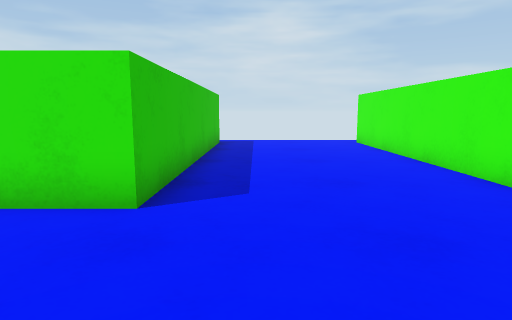
view 1 (above)

12 first-person views from a walk through a scene from a Unity 3-D project. The camera is 0.62 m above the floor, tilts 8° down and sees 75° across. The floor is counted in squares, 0.5 m on a side. Each view is taken from the middle of a square. On the plan, view 1 faces up. The plan holds only what a view shows up to about 14 squares ahead; the rest is blank.

view 2
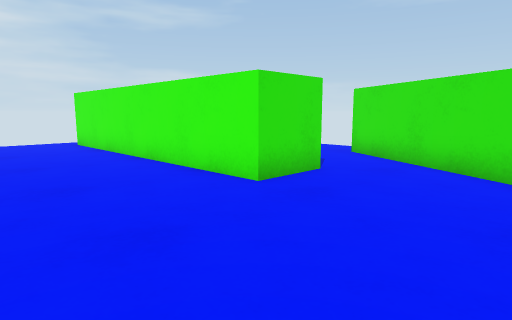

view 3
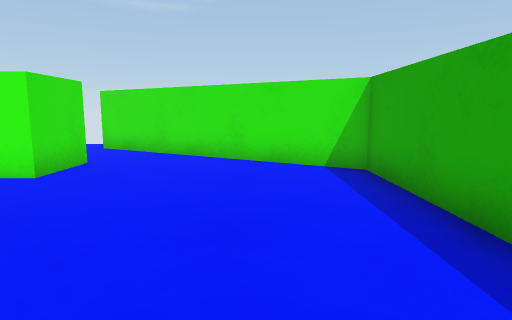

view 4
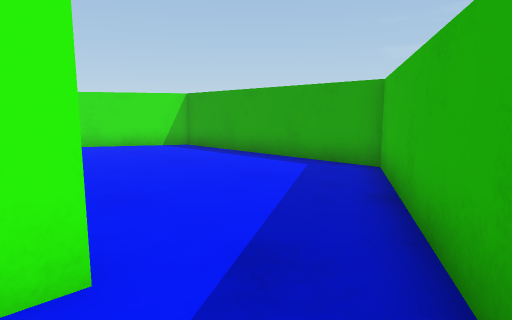

view 5
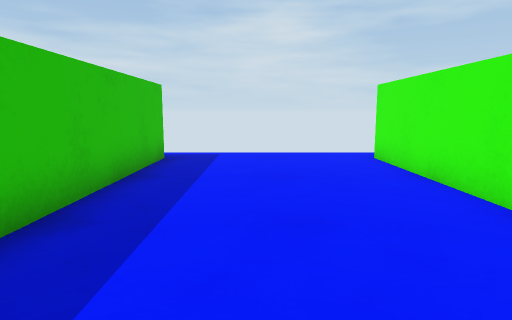

view 6
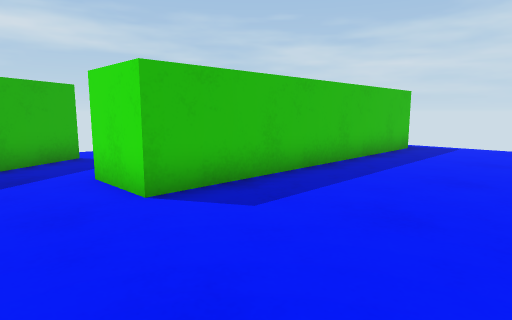

view 7
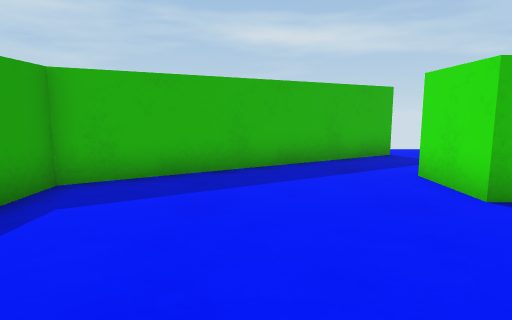

view 8
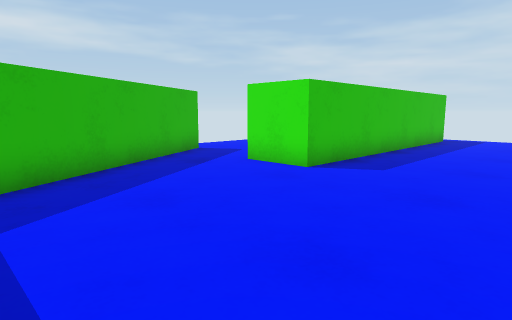

view 9
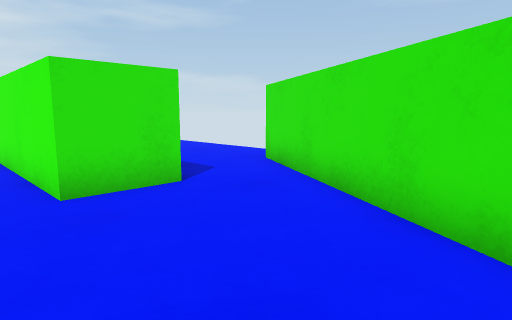

view 10
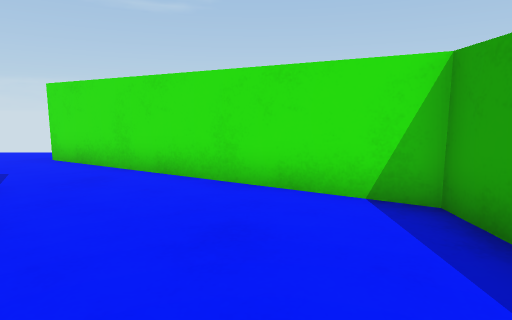

view 11
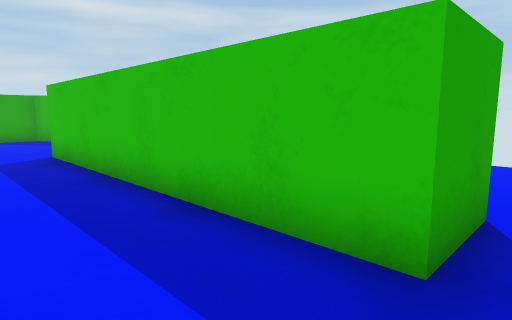

view 12
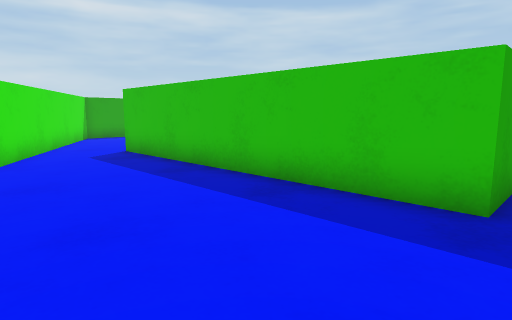

### Floor plan
Points are (right, up) in squares from view 1. A wall is a line through its corners. A room is listed if a view was taken in it or the views show most of it. See-through windows are left out.
Room 1 (views 1, 2, 3, 5, 6, 7, 8, 9, 10, 11)
walls: (6.3, 4.2) (4.3, 4.2) (4.3, 14.2); (-5.9, 3.2) (-2.6, -2.4) (5.3, -2.4) (8.3, 2.7); (-3.6, 14.2) (-1.6, 14.2) (-1.6, 4.2) (-3.6, 4.2)
ways out: opening at (-4.5, 3) to room 2; opening at (-2.5, 15) to room 2; opening at (4, 15) to room 3; opening at (7, 4) to room 3
Room 2 (view 4)
walls: (-7, 5.1) (-5.9, 3.2); (-3.6, 4.2) (-3.6, 4.8)
ways out: opening at (-4.5, 3) to room 1; opening at (-2.5, 15) to room 1
Room 3 (view 12)
walls: (4.8, 14.2) (6.3, 14.2) (6.3, 4.2); (8.3, 2.7) (9.9, 5.5)
ways out: opening at (4, 15) to room 1; opening at (7, 4) to room 1

Where each view was taken, in squares from view 1:
view 1: 0 up, 0 right, facing up
view 2: 0 up, 0 right, facing up-right
view 3: 0 up, 2 left, facing right
view 4: 5 up, 6 left, facing down-right
view 5: 5 up, 1 right, facing up
view 6: 2 up, 3 right, facing up-left
view 7: 1 up, 3 right, facing left
view 8: 2 down, 3 right, facing up-left
view 9: 1 down, 3 right, facing up-right
view 10: 0 up, 1 right, facing right
view 11: 15 up, 1 right, facing down-left
view 12: 15 up, 11 right, facing down-left
